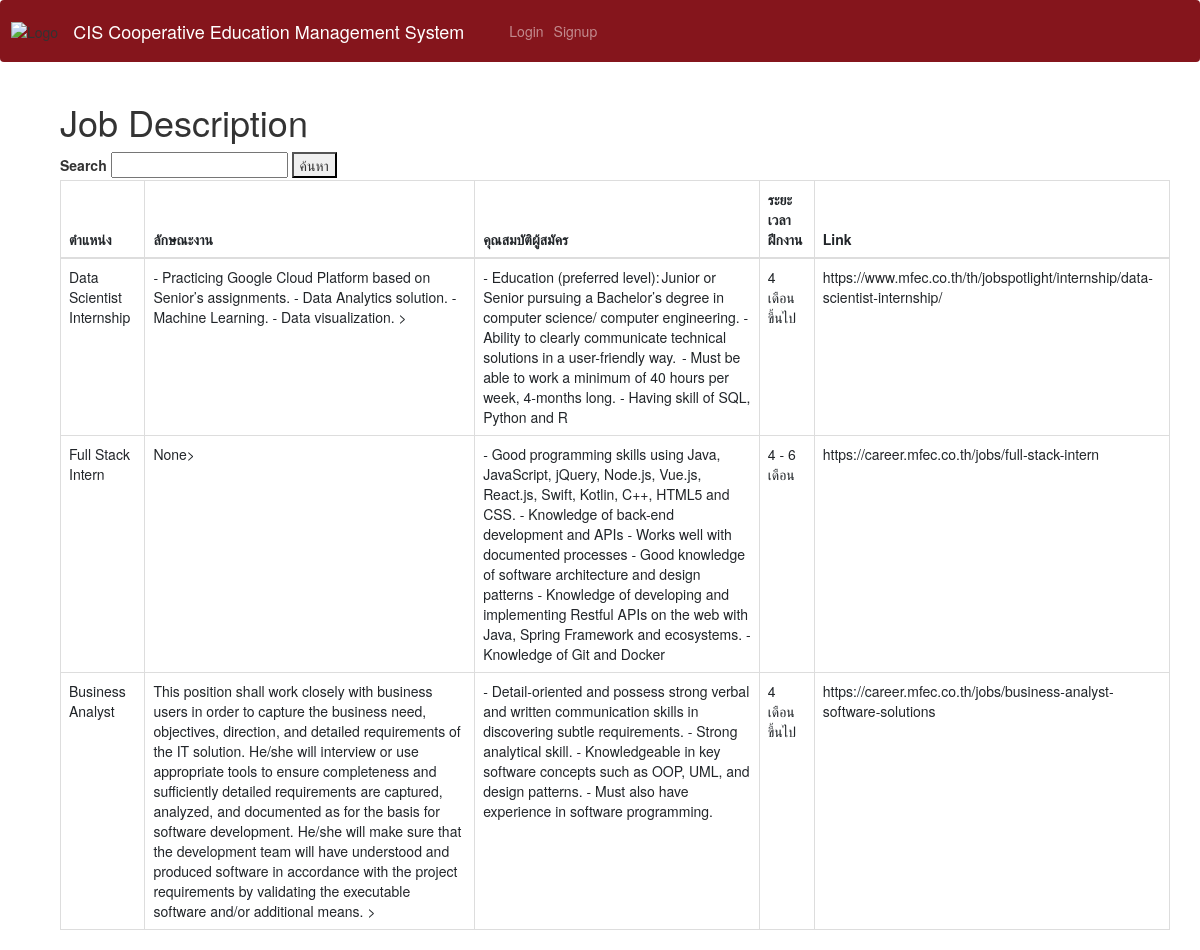
The app's page /job1?t=5 with its own data.
### tables this page shows
CREATE TABLE "Job_Position" (
	"Job_Position_ID"	varchar(10) NOT NULL,
	"Company_ID"	varchar(10) NOT NULL,
	"User_Staff_ID"	varchar(10) NOT NULL,
	"Job_Position_Name"	varchar(255) NOT NULL,
	"Job_Amount_Required"	int(100),
	"Compensation"	int(10),
	"Job_Description"	varchar(255),
	"Position_Qualification"	varchar(255),
	"Working_Period"	varchar(255),
	"Job_Position_Link"	varchar(255) NOT NULL,
	PRIMARY KEY("Job_Position_ID"),
	FOREIGN KEY("Company_ID") REFERENCES "Company"("Company_ID")
);

### dsi321new/website/auth.py (the view)
@auth.route('/job1')
def job1():
        with con:
            atitle = request.args.get('t')
            cur=con .cursor()
            query1= "select * from Job_Position where Company_ID = "+str(atitle)
            cur.execute(query1)
            rows= cur.fetchall()
        return render_template("job1.html",datas2=rows, user=current_user)

### dsi321new/website/templates/job1.html (shortened to what this page needs)
<!DOCTYPE html>
{% extends "base.html" %} {% block title %}Job1{% endblock %} {% block content%}
<html>
<head>
  <link rel="stylesheet" href="https://maxcdn.bootstrapcdn.com/bootstrap/3.3.7/css/bootstrap.min.css">
</head>
<body>
    <div class ='container'>
        <h1> Job Description</h1>
          <label>Search</label>
          <input type="text" name="search">
          <button type="submit" >ค้นหา</button>
          <table class = "table table-bordered">
            <thead>
              <tr>
                <th>ตำแหน่ง</th>
                <th>ลักษณะงาน</th>
                <th>คุณสมบัติผู้สมัคร</th>
                <th>ระยะเวลาฝึกงาน</th>
                <th>Link</th>
              </tr>
            </thead>
            <tbody>
              {%for row in datas2 %}
              <tr>
                <td>{{row.3}}</td>
                <td>{{row.6}}></td>
                <td>{{row.7}}</td>
                <td>{{row.8}}</td>
                <td>{{row.9}}</td>
              </tr>
              {% endfor %}
            </tbody>
          </table>
    </div>
</body>
{% endblock %}

### records on screen
Job_Position: Job_Position_Name "Data Scientist Internship", Job_Description "- Practicing Google Cloud Platform based on Senior’s assignments. - Data Analytics solution. - Machine Learning. - Data visualization.", Position_Qualification "- Education (preferred level): Junior or Senior pursuing a Bachelor’s degree in computer science/ computer engineering. - Ability to clearly communicate technical solutions in a user-friendly way. - Must be able to work a minimum of 40 hours per week, 4-months long. - Having skill of SQL, Python and R", Working_Period "4 เดือนขึ้นไป", Job_Position_Link "https://www.mfec.co.th/th/jobspotlight/internship/data-scientist-internship/"
Job_Position: Job_Position_Name "Full Stack Intern", row "None", Position_Qualification "- Good programming skills using Java, JavaScript, jQuery, Node.js, Vue.js, React.js, Swift, Kotlin, C++, HTML5 and CSS. - Knowledge of back-end development and APIs - Works well with documented processes - Good knowledge of software architecture and design patterns - Knowledge of developing and implementing Restful APIs on the web with Java, Spring Framework and ecosystems. - Knowledge of Git and Docker", Working_Period "4 - 6 เดือน", Job_Position_Link "https://career.mfec.co.th/jobs/full-stack-intern"
Job_Position: Job_Position_Name "Business Analyst", Job_Description "This position shall work closely with business users in order to capture the business need, objectives, direction, and detailed requirements of the IT solution. He/she will interview or use appropriate tools to ensure completeness and sufficiently detailed requirements are captured, analyzed, and documented as for the basis for software development. He/she will make sure that the development team will have understood and produced software in accordance with the project requirements by validating the executable software and/or additional means.", Position_Qualification "- Detail-oriented and possess strong verbal and written communication skills in discovering subtle requirements. - Strong analytical skill. - Knowledgeable in key software concepts such as OOP, UML, and design patterns. - Must also have experience in software programming.", Working_Period "4 เดือนขึ้นไป", Job_Position_Link "https://career.mfec.co.th/jobs/business-analyst-software-solutions"
